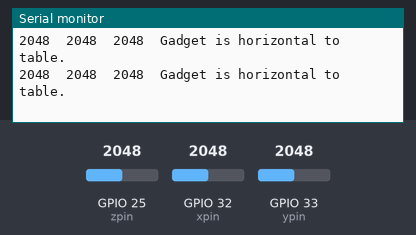
Bench run of a sketch on a simulated ESP32. Shown: the last lines printed to the serial monitor. Inputs (shaded band) come from the test bench; at power-on: GPIO 25 (zpin) = 2048, GPIO 32 (xpin) = 2048, GPIO 33 (ypin) = 2048.

Above: at 1.2 s.
1.3 s: GPIO 25 (zpin) set to 282
At 1.32 s:
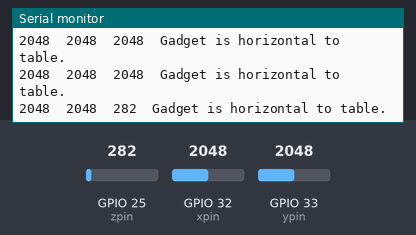
2.8 s: GPIO 25 (zpin) set to 258
At 2.94 s:
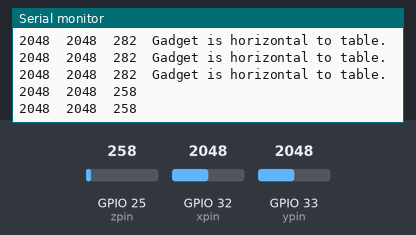
4.7 s: GPIO 32 (xpin) set to 200
At 4.75 s:
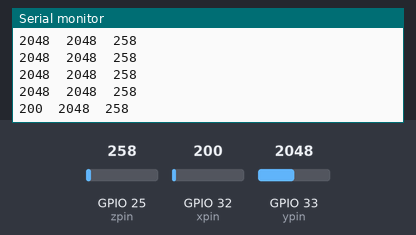
6.2 s: GPIO 32 (xpin) set to 180
At 6.27 s:
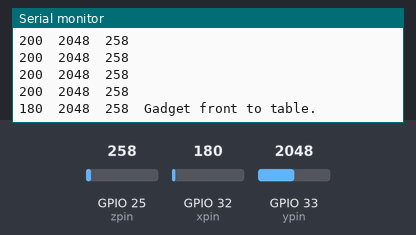

Measured:
- the behaviour switches between 271 and 270 on GPIO 25 (zpin) (found by bisection; images 1 and 2)
- the behaviour switches between 190 and 189 on GPIO 32 (xpin) (found by bisection; images 3 and 4)
- after the input at 1.3 s, the serial monitor: prints a new line at once (image 1)
- after the input at 2.8 s, the serial monitor: prints a new line at once (image 2)
- after the input at 4.7 s, the serial monitor: prints a new line after 0.05 s (image 3)
- after the input at 6.2 s, the serial monitor: prints a new line after 0.06 s (image 4)

The sketch:

D3_04_accelerometer_test.ino
```cpp
/*  Sketch modified to work with the accelerometer in the mobile robot
 *   ESP32 TRA course
 *
 *   05.070 - ADXL335 acceleration sensor
   This sketch shows you how to use the ADXL335 analog acceleration sensor to
   detect the orientation of your gadget.
   After uploading the sketch to your ESP32, open the serial monitor to see the
   values from the sensor.
   This sketch was written by Peter Dalmaris using information from the
   ESP32 datasheet.
   Components
   ----------
    - ESP32 Dev Kit v4
    - ADXL335sensor breakout
    IDE
    ---
    Arduino IDE with ESP32 Arduino Code
    (https://github.com/espressif/arduino-esp32)
    Libraries
    ---------
    -

   Connections
   -----------
    Connect the sensor breakout like this:
    ESP32   |    ADXL335
    -------------------
     3.3V   |    Vcc
     GND    |    GND
     GPIO34 |    X
     GPIO39 |    Y
     GPIO36 |    Z
    Other information
    -----------------
    1. ESP32 Datasheet: https://www.espressif.com/sites/default/files/documentation/esp32_datasheet_en.pdf
    2. Sensor product page: https://www.analog.com/en/products/adxl335.html
    3. Sensor datasheet: https://www.analog.com/media/en/technical-documentation/data-sheets/adxl335.pdf

    Created on March 28 2019 by Peter Dalmaris
*/

const byte xpin = 32;                  // x-axis of the accelerometer on pin 32 (mobile robot)
const byte ypin = 33;                  // y-axis of the accelerometer on pin 33 (mobile robot)
const byte zpin = 25;                  // z-axis (only on 3-axis models) on pin 25 (mobile robot)

void setup() {
  // initialize the serial communications:
  Serial.begin(9600);

  analogSetWidth(9);  // Default resolution is 12 bits. Choose between 9-12.
                      // 9-bit resolution will produce readings from 0 to 512
}

void loop() {
  // print the sensor values:
  Serial.print(analogRead(xpin));
  // print a tab between values:
  Serial.print("\t");
  Serial.print(analogRead(ypin));
  // print a tab between values:
  Serial.print("\t");
  Serial.print(analogRead(zpin));


  // The folowing code shows how to determine the orientation of the sensor relative to the table.
  // The values are determined experimentally.
  if (analogRead(zpin) > 270)
  {
    Serial.print("\t");
    Serial.print("Gadget is horizontal to table.");
  }

  if (analogRead(xpin) < 190)
  {
    Serial.print("\t");
    Serial.print("Gadget front to table.");
  }

  if ((analogRead(ypin) < 280 && analogRead(ypin) > 270) ||
      (analogRead(ypin) < 180 && analogRead(ypin) > 170) )
  {
    Serial.print("\t");
    Serial.print("Gadget is on its side.");
  }

  Serial.println();
  // delay before next reading:
  delay(100);
}
```
